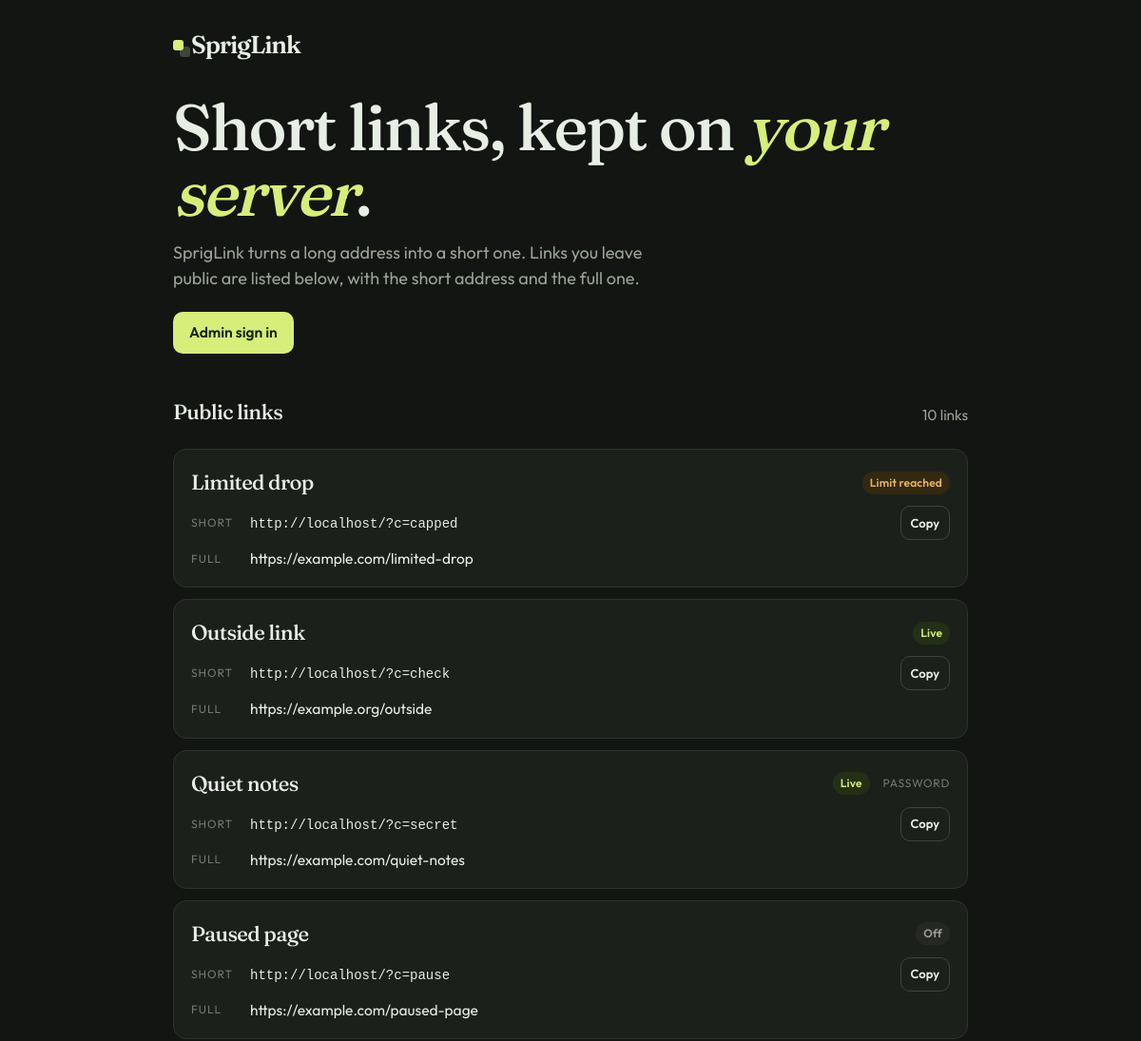
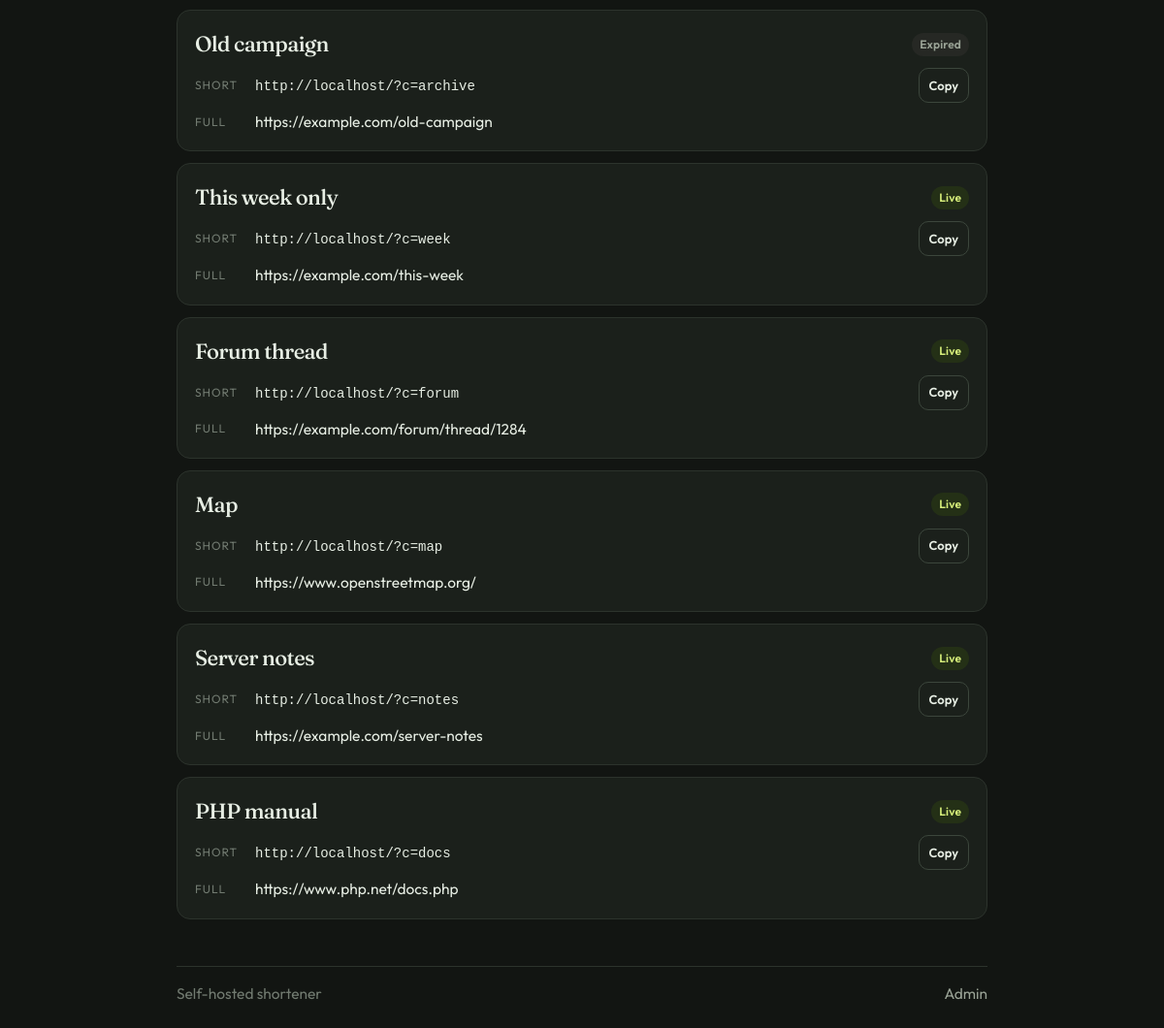
The page / on the database its author committed (2 pictures, top to bottom).
### tables this page shows
CREATE TABLE links (
    id INTEGER PRIMARY KEY AUTOINCREMENT,
    code TEXT NOT NULL UNIQUE,
    url TEXT NOT NULL,
    title TEXT NOT NULL DEFAULT '',
    notes TEXT NOT NULL DEFAULT '',
    created_at TEXT NOT NULL,
    updated_at TEXT NOT NULL,
    expires_at TEXT,
    is_active INTEGER NOT NULL DEFAULT 1,
    click_limit INTEGER,
    password_hash TEXT,
    redirect_mode TEXT NOT NULL DEFAULT 'instant',
    status_code INTEGER NOT NULL DEFAULT 302,
    clicks INTEGER NOT NULL DEFAULT 0,
    last_click_at TEXT
, is_private INTEGER NOT NULL DEFAULT 0);

### app/handlers.php (called while the page is built, shortened)
<?php
function handle_request(): void
{
    $directoryOn = show_public_links();
    render('home', [
        'title' => 'SprigLink',
        'directoryOn' => $directoryOn,
        'publicLinks' => $directoryOn ? public_links() : [],
    ]);
}

### index.php (called while the page is built, shortened)
<?php
try {
    require __DIR__ . '/app/bootstrap.php';
    handle_request();
} catch (Throwable $e) {
    $logDir = dirname((string) SPRIGLINK_DATABASE_FILE);
    if (!is_dir($logDir)) {
        @mkdir($logDir, 0750, true);
    }
    if (!is_dir($logDir) || !is_writable($logDir)) {
        $logDir = __DIR__ . '/data';
        if (!is_dir($logDir)) {
            @mkdir($logDir, 0750, true);
        }
    }
    $logFile = $logDir . '/error.log';
    $written = @file_put_contents(
        $logFile,
        gmdate('c') . ' ' . $e->getMessage() . ' in ' . $e->getFile() . ':' . $e->getLine() . "\n",
        FILE_APPEND
    ) !== false;
    if (!headers_sent()) {
        http_response_code(500);
        header('Content-Type: text/html; charset=utf-8');
        header('X-Content-Type-Options: nosniff');
        header_remove('X-Powered-By');
    }
    $safe = static function (string $text): string {
        return htmlspecialchars($text, ENT_QUOTES | ENT_SUBSTITUTE, 'UTF-8');
    };
    $where = $written
        ? 'A copy was saved to <code>' . $safe($logFile) . '</code>.'
        : 'The error log could not be written. The web server needs permission to write the database folder.';
    echo '<!doctype html><meta charset="utf-8"><title>SprigLink</title><body style="font-family:sans-serif;background:#121512;color:#e7eee4;padding:48px;max-width:40rem">'
        . '<h1>Something went wrong</h1>'
        . '<p>' . $safe($e->getMessage()) . '</p>'
        . '<p style="color:#9aa89a"><code>' . $safe($e->getFile() . ':' . $e->getLine()) . '</code></p>'
        . '<p style="color:#9aa89a">' . $where . '</p>'
        . '</body>';
}

### app/db.php (called while the page is built, shortened)
<?php
function db(): PDO
{
    static $pdo = null;
    if ($pdo instanceof PDO) {
        return $pdo;
    }
    $path = db_file();
    $pdo = new PDO('sqlite:' . $path, null, null, [
        PDO::ATTR_ERRMODE => PDO::ERRMODE_EXCEPTION,
        PDO::ATTR_DEFAULT_FETCH_MODE => PDO::FETCH_ASSOC,
    ]);
    $pdo->exec('PRAGMA journal_mode = WAL');
    $pdo->exec('PRAGMA foreign_keys = ON');
    $pdo->exec('PRAGMA busy_timeout = 5000');
    return $pdo;
}
function db_file(): string
{
    $configured = (string) cfg('db_path');
    if (is_file($configured)) {
        $path = $configured;
        return $path;
    }
    $path = $configured;
    return $path;
}
function meta_get(string $key): ?string
{
    $st = db()->prepare('SELECT v FROM meta WHERE k = ?');
    $st->execute([$key]);
    $value = $st->fetchColumn();
    return $value === false ? null : (string) $value;
}
function &site_settings_state(): array
{
    static $state = ['loaded' => false, 'values' => []];
    return $state;
}
function site_setting_keys(): array
{
    return ['base_url', 'timezone', 'code_length', 'geo_lookup', 'hide_referrer', 'api_token'];
}
function site_setting(string $key, mixed $fallback): mixed
{
    if (!in_array($key, site_setting_keys(), true)) {
        return $fallback;
    }
    $state = &site_settings_state();
    if (!$state['loaded']) {
        $state['loaded'] = true;
        $state['values'] = [];
        $keys = array_map(static fn (string $name): string => 'opt_' . $name, site_setting_keys());
        $marks = implode(',', array_fill(0, count($keys), '?'));
        $st = db()->prepare('SELECT k, v FROM meta WHERE k IN (' . $marks . ')');
        $st->execute($keys);
    }
    return array_key_exists($key, $state['values']) ? $state['values'][$key] : $fallback;
}
function show_public_links(): bool
{
    $stored = meta_get('show_public_links');
    return $stored === '1';
}
function friendly_urls(): bool
{
    $stored = meta_get('friendly_urls');
    return $stored === '1';
}

### app/domain.php (called while the page is built, shortened)
<?php
function link_state(array $link): string
{
    if ((int) $link['is_active'] !== 1) {
        return 'disabled';
    }
    if (!empty($link['expires_at']) && (string) $link['expires_at'] <= now_utc()) {
        return 'expired';
    }
    if ($link['click_limit'] !== null && (int) $link['clicks'] >= (int) $link['click_limit']) {
        return 'limited';
    }
    return 'live';
}
function public_links(): array
{
    $rows = db()->query(
        'SELECT code, url, title, is_active, expires_at, click_limit, clicks, password_hash
         FROM links WHERE is_private = 0 ORDER BY id DESC'
    )->fetchAll();
    $out = [];
    foreach ($rows as $row) {
        $row['has_password'] = !empty($row['password_hash']);
        unset($row['password_hash']);
        $out[] = $row;
    }
    return $out;
}

### config.php (called while the page is built, shortened)
<?php
return [
    'admin_username' => 'admin',
    'admin_password' => 'change-this-password',
    'base_url' => '',
    'pretty_urls' => false,
    'show_public_links' => true,
    'timezone' => 'UTC',
    'code_length' => 6,
    'geo_lookup' => true,
    'trust_proxy' => false,
    'hide_referrer' => false,
    'api_token' => '',
];

### templates/home.php (the view)
<div class="home-hero">
  <h1>Short links, kept on <em>your server</em>.</h1>
  <p class="lede">SprigLink turns a long address into a short one.<?php if ($directoryOn): ?> Links you leave public are listed below, with the short address and the full one.<?php else: ?> Visitors only land somewhere when you give them a link.<?php endif ?></p>
  <p class="home-actions"><a class="btn btn-primary" href="<?= e(page_url(['page' => logged_in() ? 'admin' : 'login'])) ?>"><?= logged_in() ? 'Open admin' : 'Admin sign in' ?></a></p>
</div>
<?php if ($directoryOn && $publicLinks !== []): ?>
  <section class="directory" aria-label="Public links">
    <div class="section-head">
      <h2>Public links</h2>
      <p class="quiet"><?= number_format(count($publicLinks)) ?> <?= count($publicLinks) === 1 ? 'link' : 'links' ?></p>
    </div>
    <ul class="directory-list">
      <?php foreach ($publicLinks as $link): ?>
        <?php
          $state = link_state($link);
          $short = short_url((string) $link['code']);
          $label = trim((string) $link['title']) !== '' ? (string) $link['title'] : url_host((string) $link['url']);
        ?>
        <li class="card dir-item">
          <div class="dir-top">
            <h3><?= e($label) ?></h3>
            <div class="dir-meta">
              <?= status_pill($state) ?>
              <?php if (!empty($link['has_password'])): ?><span class="mini">password</span><?php endif ?>
            </div>
          </div>
          <div class="dir-row">
            <span>Short</span>
            <a class="dir-url" href="<?= e($short) ?>"><code><?= e($short) ?></code></a>
            <button class="btn btn-ghost btn-sm" type="button" data-copy="<?= e($short) ?>"><span class="btn-label">Copy</span></button>
          </div>
          <div class="dir-row">
            <span>Full</span>
            <a class="dir-url" href="<?= e($link['url']) ?>" rel="noreferrer" target="_blank"><?= e($link['url']) ?></a>
          </div>
        </li>
      <?php endforeach ?>
    </ul>
  </section>
<?php elseif ($directoryOn): ?>
  <p class="quiet home-note">No public links yet. New links show here unless you mark them private.</p>
<?php endif ?>

### app/bootstrap.php (shortened to what this page needs)
<?php
function config_file(): string
{
    if (defined('SPRIGLINK_CONFIG_FILE')) {
        $path = (string) constant('SPRIGLINK_CONFIG_FILE');
        if ($path !== '') {
            return assert_local_path($path, 'Config');
        }
    }
    return SPRIG_ROOT . '/config.php';
}
function config_all(): array
{
    static $cfg = null;
    if ($cfg !== null) {
        return $cfg;
    }
    $path = config_file();
    $loaded = require $path;
    unset($loaded['db_path']);
    $dbPath = SPRIG_ROOT . '/data/spriglink.sqlite';
    if (defined('SPRIGLINK_DATABASE_FILE') && (string) constant('SPRIGLINK_DATABASE_FILE') !== '') {
        $dbPath = (string) constant('SPRIGLINK_DATABASE_FILE');
    }
    $loaded['db_path'] = assert_local_path($dbPath, 'Database');
    $cfg = $loaded;
    return $cfg;
}
function assert_local_path(string $path, string $label): string
{
    return $path;
}
function cfg(string $key, mixed $default = null): mixed
{
    $all = config_all();
    $value = array_key_exists($key, $all) ? $all[$key] : $default;
    if ($key === 'db_path' || !function_exists('site_setting')) {
        return $value;
    }
    return site_setting($key, $value);
}
function e(mixed $value): string
{
    return htmlspecialchars((string) $value, ENT_QUOTES | ENT_SUBSTITUTE, 'UTF-8');
}
function now_utc(): string
{
    return gmdate('Y-m-d H:i:s');
}
function request_is_https(): bool
{
    return false;
}
function request_host(): string
{
    $host = (string) ($_SERVER['HTTP_HOST'] ?? 'localhost');
    return $host;
}
function base_path(): string
{
    $script = str_replace('\\', '/', (string) ($_SERVER['SCRIPT_NAME'] ?? '/index.php'));
    $script = preg_replace('#/router\.php$#', '/index.php', $script) ?? $script;
    $dir = str_replace('\\', '/', dirname($script));
    if ($dir === '/' || $dir === '.' || $dir === '\\') {
        return '';
    }
    return rtrim($dir, '/');
}
function base_url(): string
{
    $configured = trim((string) cfg('base_url', ''));
    $scheme = request_is_https() ? 'https' : 'http';
    return $scheme . '://' . request_host() . base_path();
}
function page_url(array $query = []): string
{
    return 'index.php?' . http_build_query($query);
}
function home_url(): string
{
    return 'index.php';
}
function asset_url(string $path): string
{
    return ltrim($path, '/');
}
function short_url(string $code, ?bool $pretty = null): string
{
    $pretty ??= friendly_urls();
    return base_url() . '/?' . http_build_query(['c' => $code]);
}
function logged_in(): bool
{
    return !empty($_SESSION['auth']);
}
function status_pill(string $state): string
{
    $labels = [
        'live' => 'Live',
        'expired' => 'Expired',
        'disabled' => 'Off',
        'limited' => 'Limit reached',
    ];
    $label = $labels[$state] ?? $state;
    return '<span class="pill pill-' . e($state) . '">' . e($label) . '</span>';
}
function render(string $view, array $data = [], string $layout = 'public', int $status = 200): void
{
    $data['layout'] = $layout;
    if (!isset($data['current'])) {
        $data['current'] = '';
    }
    if (!isset($data['useQr'])) {
        $data['useQr'] = false;
    }
    extract($data, EXTR_OVERWRITE);
    require SPRIG_ROOT . '/templates/' . $view . '.php';
    $content = ob_get_clean();
    require SPRIG_ROOT . '/templates/layout.php';
    exit;
}
require __DIR__ . '/db.php';
require __DIR__ . '/domain.php';
require __DIR__ . '/handlers.php';

### templates/layout.php (shortened to what this page needs)
<?php
$brand = '<span class="mark" aria-hidden="true"></span>SprigLink';
?>
<!doctype html>
<html lang="en">
<head>
  <link rel="stylesheet" href="<?= e(asset_url('assets/app.css')) ?>">
</head>
<body class="<?= $layout === 'admin' ? 'is-admin' : 'is-public' ?>">
<?php if ($layout === 'admin'): ?>
  <div class="shell">
    <aside class="rail">
      <a class="brand" href="<?= e(page_url(['page' => 'admin'])) ?>"><?= $brand ?></a>
      <nav class="rail-nav" aria-label="Admin">
        <a class="nav-link<?= $current === 'admin' ? ' is-active' : '' ?>" href="<?= e(page_url(['page' => 'admin'])) ?>"<?= $current === 'admin' ? ' aria-current="page"' : '' ?>>Dashboard</a>
        <a class="nav-link<?= $current === 'links' ? ' is-active' : '' ?>" href="<?= e(page_url(['page' => 'links'])) ?>"<?= $current === 'links' ? ' aria-current="page"' : '' ?>>Links</a>
        <a class="nav-link<?= $current === 'settings' ? ' is-active' : '' ?>" href="<?= e(page_url(['page' => 'settings'])) ?>"<?= $current === 'settings' ? ' aria-current="page"' : '' ?>>Settings</a>
      </nav>
      <form class="rail-foot" method="post" action="<?= e(page_url(['page' => 'logout'])) ?>">
        <?= csrf_field() ?>
        <button class="btn btn-ghost btn-block" type="submit">Sign out</button>
      </form>
    </aside>
    <div class="main">
      <header class="topbar">
        <a class="brand brand-sm" href="<?= e(page_url(['page' => 'admin'])) ?>"><?= $brand ?></a>
        <nav class="top-nav" aria-label="Admin">
          <a class="nav-link<?= $current === 'admin' ? ' is-active' : '' ?>" href="<?= e(page_url(['page' => 'admin'])) ?>">Dashboard</a>
          <a class="nav-link<?= $current === 'links' ? ' is-active' : '' ?>" href="<?= e(page_url(['page' => 'links'])) ?>">Links</a>
          <a class="nav-link<?= $current === 'settings' ? ' is-active' : '' ?>" href="<?= e(page_url(['page' => 'settings'])) ?>">Settings</a>
        </nav>
        <form method="post" action="<?= e(page_url(['page' => 'logout'])) ?>">
          <?= csrf_field() ?>
          <button class="btn btn-ghost" type="submit">Sign out</button>
        </form>
      </header>
      <div class="wrap">
        <?php require __DIR__ . '/flash.php'; ?>
        <?= $content ?>
      </div>
    </div>
  </div>
<?php else: ?>
  <div class="public-wrap">
    <header class="public-head">
      <a class="brand" href="<?= e(home_url()) ?>"><?= $brand ?></a>
    </header>
    <main class="public-main">
      <?= $content ?>
    </main>
    <footer class="public-foot">
      <span>Self-hosted shortener</span>
      <a href="<?= e(page_url(['page' => logged_in() ? 'admin' : 'login'])) ?>"><?= logged_in() ? 'Open admin' : 'Admin' ?></a>
    </footer>
  </div>
<?php endif ?>
</body>
</html>

### rows shown on the page
links: title "Limited drop", label "Limit reached", short "http://localhost/?c=capped", url "https://example.com/limited-drop"
links: title "Outside link", label "Live", short "http://localhost/?c=check", url "https://example.org/outside"
links: title "Quiet notes", label "Live", shows "PASSWORD", short "http://localhost/?c=secret", url "https://example.com/quiet-notes"
links: title "Paused page", label "Off", short "http://localhost/?c=pause", url "https://example.com/paused-page"
links: title "Old campaign", label "Expired", short "http://localhost/?c=archive", url "https://example.com/old-campaign"
links: title "This week only", label "Live", short "http://localhost/?c=week", url "https://example.com/this-week"
links: title "Forum thread", label "Live", short "http://localhost/?c=forum", url "https://example.com/forum/thread/1284"
links: title "Map", label "Live", short "http://localhost/?c=map", url "https://www.openstreetmap.org/"
links: title "Server notes", label "Live", short "http://localhost/?c=notes", url "https://example.com/server-notes"
links: title "PHP manual", label "Live", short "http://localhost/?c=docs", url "https://www.php.net/docs.php"

### other values the page prints
count($publicLinks) "10"
